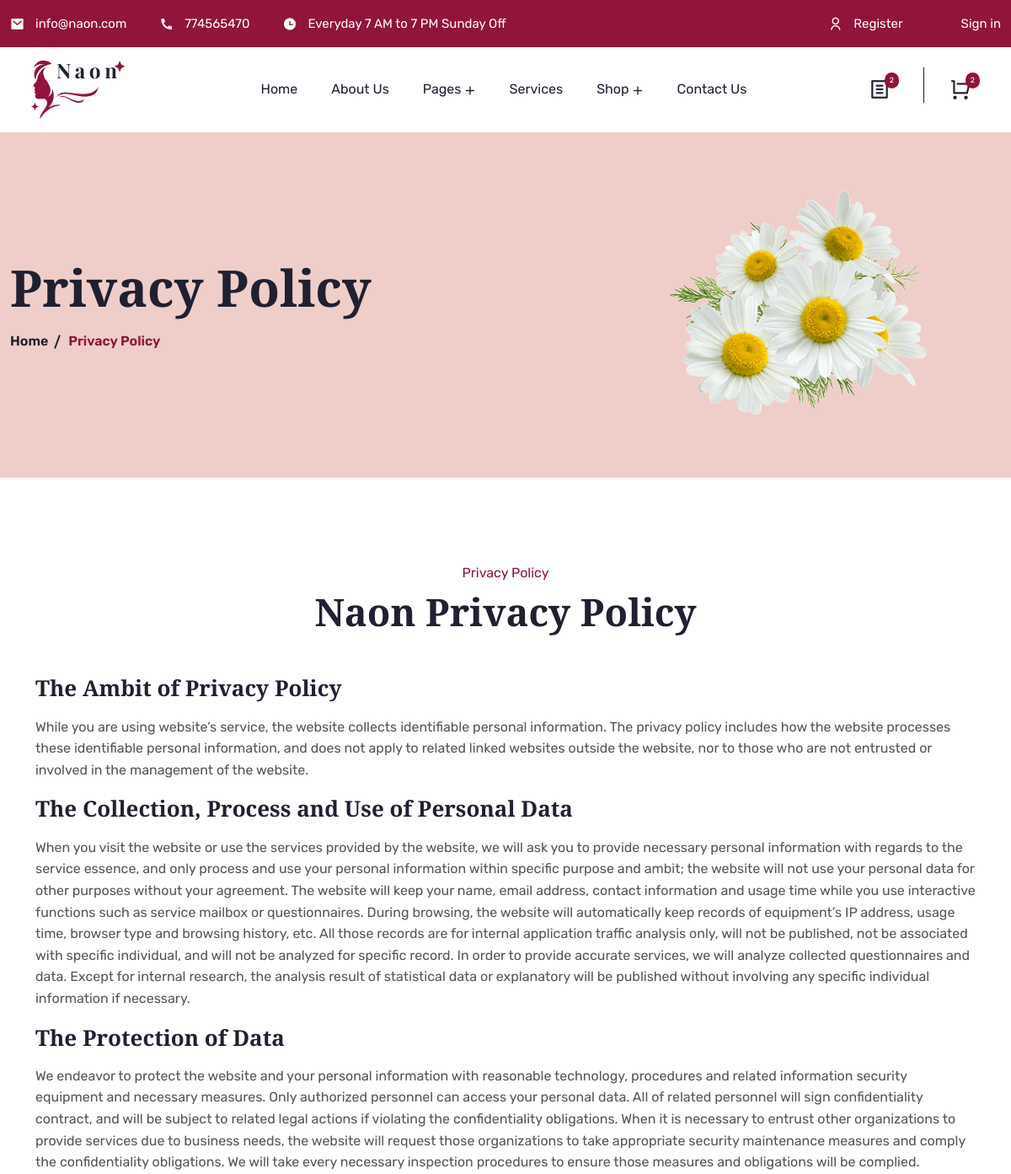
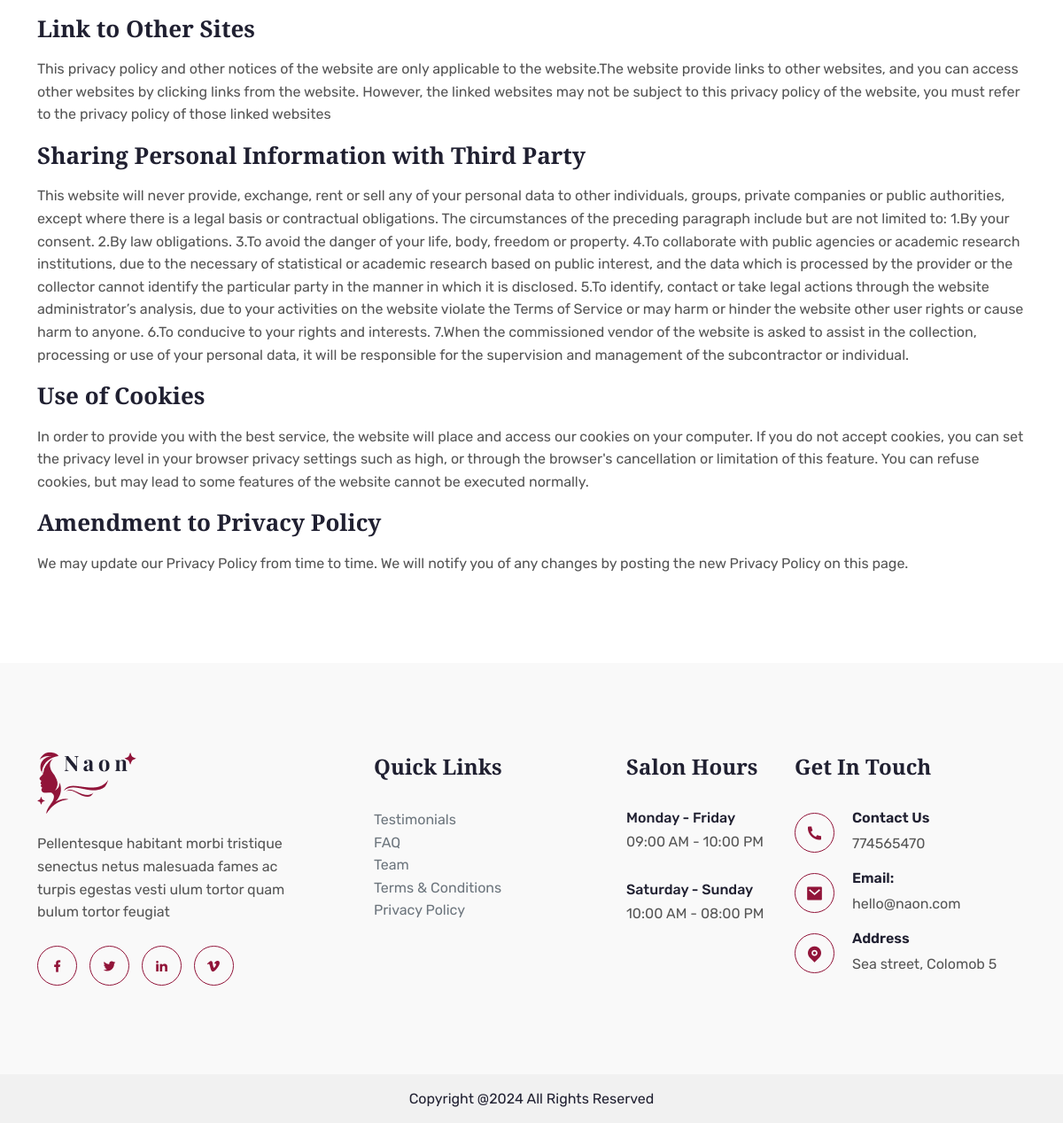
Screenshot of /privacy-policy.php with the database file from the repository (2 pictures, top to bottom).
### tables this page shows
CREATE TABLE `tbl_saloon_contact` (
  `ContactId` int(11) NOT NULL,
  `PhoneNumber` int(50) NOT NULL,
  `Email` varchar(255) NOT NULL,
  `AddressLine` varchar(255) NOT NULL,
  `City` varchar(255) NOT NULL
);

CREATE TABLE `tbl_privacy` (
  `PrivacyId` int(10) NOT NULL,
  `Title` varchar(255) NOT NULL,
  `Content` text NOT NULL,
  `AddDate` date NOT NULL,
  `AddUser` int(11) NOT NULL,
  `UpdateDate` date DEFAULT NULL,
  `UpdateUser` int(11) DEFAULT NULL,
  `Status` enum('0','1') NOT NULL DEFAULT '0'
);

### web/privacy-policy.php (the view, shortened to what this page needs)
<?php include 'header.php'; ?>
<?php include 'menu.php'; ?>
        <div class="inner-banner">
            <div class="container-fluid">
                <div class="row align-items-center">
                    <div class="col-lg-7 col-md-7">
                        <div class="inner-title">
                            <h3>Privacy Policy</h3>
                            <ul>
                                <li>
                                    <a href="index.php">Home</a>
                                </li>
                                <li>Privacy Policy</li>
                            </ul>
                        </div>
                    </div>
                    <div class="col-lg-5 col-md-5">
                        <div class="inner-img">
                            <img src="assets/images/inner-banner/inner-banner10.png" alt="Inner Banner">
                        </div>
                    </div>
                </div>
            </div>
        </div>
        <div class="privacy-policy-area pt-100 pb-70">
            <div class="container">
                <div class="section-title text-center">
                    <span>Privacy Policy</span>
                    <h2>Naon Privacy Policy</h2>
                </div>
                <div class="row pt-45">
                    <div class="col-lg-12">
                        <div class="single-content">
                        <?php
                            $db=dbConnection();
                            $sql="SELECT* FROM tbl_privacy";
                            $result = $db->query($sql);
                            if($result->num_rows>0){
                                while ($row = $result->fetch_assoc()) {
                                ?>
                            <h3><?=$row['Title']?></h3>
                            <p><?=$row['Content']?></p>
                        <?php
                                }
                            }
                        ?>
                        </div>
                    </div>
                </div>
            </div>
        </div>
<?php include 'footer.php'; ?>

### web/header.php (shortened to what this page needs)
<!doctype html>
<html lang="en">
    <head>
        <link rel="stylesheet" href="assets/css/plugins.css">
        <link rel="stylesheet" href="assets/css/iconplugins.css">
        <link rel="stylesheet" href="assets/css/style.css">
        <link rel="stylesheet" href="assets/css/responsive.css">
        <link rel="stylesheet" href="assets/css/theme-dark.css">
    </head>
    <body>

### web/menu.php
<?php
if(isset($_SESSION['userid'])){
    include 'loggedInMenu.php';
}else{
    include 'loggedOutMenu.php';
}
?>

### web/loggedOutMenu.php (shortened to what this page needs)
<header class="top-header">
    <div class="container-fluid">
        <div class="row align-items-center">
            <div class="col-lg-8 col-md-9">
                <div class="header-left">
                    <ul>
                        <?php
                        $db = dbConnection();
                        $sql = "SELECT* FROM tbl_saloon_contact";
                        $result = $db->query($sql);
                        if ($result->num_rows > 0) {
                            while ($row = $result->fetch_assoc()) {
                                ?>
                                <li>
                                    <i class="ri-mail-fill"></i>
                                    <a href="/cdn-cgi/l/email-protection#89e0e7efe6c9e7e8e6e7a7eae6e4"><span class="__cf_email__" data-cfemail="563f38303916383739387835393b"><?= $row['Email'] ?></span></a>
                                </li>
                                <li>
                                    <i class="ri-phone-fill"></i>
                                    <a href="tel:+123-456-778"><?= $row['PhoneNumber'] ?></a>
                                </li>
                                <li>
                                    <i class="ri-time-fill"></i>
                                    Everyday 7 AM to 7 PM Sunday Off
                                </li>
                                <?php
                            }
                        }
                        ?>
                    </ul>
                </div>
            </div>
            <div class="col-lg-4 col-md-3">
                <div class="header-right header-right-color authentication">
                    <ul class="#">
                        <li>
                            <a href="register.php">
                                <i class="ri-user-line"></i>Register
                            </a>
                        </li>
                        <li>
                            <a href="login.php">
                                Sign in
                            </a>
                        </li>
                    </ul>
                </div>
            </div>
        </div>
    </div>
</header>
<div class="navbar-area">
    <div class="desktop-nav nav-area">
        <div class="container-fluid">
            <nav class="navbar navbar-expand-md navbar-light ">
                <a class="navbar-brand" href="index.php">
                    <img src="assets/images/logos/logo.png" class="logo-one" alt="Logo">
                </a>
                <div class="collapse navbar-collapse mean-menu" id="navbarSupportedContent">
                    <ul class="navbar-nav m-auto">
                        <li class="nav-item">
                            <a href="index.php" class="nav-link">
                                Home
                            </a>
                        </li>
                        <li class="nav-item">
                            <a href="about.php" class="nav-link">
                                About Us
                            </a>
                        </li>
                        <li class="nav-item">
                            <a href="#" class="nav-link dropdown-toggle">
                                Pages
                            </a>
                        </li>
                        <li class="nav-item">
                            <a href="services.php" class="nav-link">
                                Services
                            </a>
                        </li>
                        <li class="nav-item">
                            <a href="#" class="nav-link dropdown-toggle">
                                Shop
                            </a>
                        </li>
                        <li class="nav-item">
                            <a href="contact.php" class="nav-link">
                                Contact Us
                            </a>
                        </li>
                    </ul>
                    <div class="others-options d-flex align-items-center">
                        <div class="optional-item">
                            <a class="optional-appointment-cart" href="booking_cart.php">
                                <i class="ri-file-list-line"></i>
                                <span>2</span>
                            </a>
                        </div>
                        <div class="optional-item">
                            <a class="optional-item-cart" href="cart.php">
                                <i class="ri-shopping-cart-line"></i>
                                <span>2</span>
                            </a>
                        </div>
                    </div>
                </div>
            </nav>
        </div>
    </div>
</div>

### web/footer.php (shortened to what this page needs)
<footer class="footer-area footer-bg">
    <div class="container pt-100 pb-70">
        <div class="row">
            <div class="col-lg-4 col-sm-6">
                <div class="footer-widget pe-5">
                    <div class="footer-logo">
                        <a href="index.php">
                            <img src="assets/images/logos/logo.png" class="footer-logo1" alt="Images">
                        </a>
                    </div>
                    <p>
                        Pellentesque habitant morbi tristique senectus netus malesuada fames ac turpis egestas vesti ulum tortor quam bulum tortor feugiat
                    </p>
                    <ul class="social-link">
                        <li>
                            <a href="https://www.facebook.com/" target="_blank">
                                <i class="ri-facebook-fill"></i>
                            </a>
                        </li>
                        <li>
                            <a href="https://twitter.com/" target="_blank">
                                <i class="ri-twitter-fill"></i>
                            </a>
                        </li>
                        <li>
                            <a href="https://www.linkedin.com/" target="_blank">
                                <i class="ri-linkedin-fill"></i>
                            </a>
                        </li>
                        <li>
                            <a href="https://vimeo.com/" target="_blank">
                                <i class="ri-vimeo-fill"></i>
                            </a>
                        </li>
                    </ul>
                </div>
            </div>
            <div class="col-lg-3 col-sm-6">
                <div class="footer-widget pe-2">
                    <h3>Quick Links</h3>
                    <ul class="list-unstyled text-small">
                        <li><a class="text-muted" href="testimonials.php">Testimonials</a></li>
                        <li><a class="text-muted" href="faq.php">FAQ</a></li>
                        <li><a class="text-muted" href="team.php">Team</a></li>
                        <li><a class="text-muted" href="terms-condition.php">Terms & Conditions</a></li>
                        <li><a class="text-muted" href="privacy-policy.php">Privacy Policy</a></li>
                    </ul>
                </div>
            </div>
            <div class="col-lg-2 col-sm-6">
                <div class="footer-widget ps-4">
                    <h3>Salon Hours</h3>
                    <ul class="salon-hours">
                        <li>
                            <div class="content">
                                <h3>Monday - Friday</h3>
                                <span>09:00 AM - 10:00 PM </span>
                            </div>
                        </li>
                        <li>
                            <div class="content">
                                <h3>Saturday - Sunday</h3>
                                <span>10:00 AM - 08:00 PM </span>
                            </div>
                        </li>
                    </ul>
                </div>
            </div>
            <div class="col-lg-3 col-sm-6">
                <div class="footer-widget ps-3">
                    <h3>Get In Touch</h3>
                    <ul class="footer-contact">
                        <?php
                        $db = dbConnection();
                        $sql = "SELECT* FROM tbl_saloon_contact";
                        $result = $db->query($sql);
                        if ($result->num_rows > 0) {
                            while ($row = $result->fetch_assoc()) {
                                ?>
                                <li>
                                    <i class="ri-phone-fill"></i>
                                    <div class="content">
                                        <h4>Contact Us</h4>
                                        <span><a href="tel:+123456778" target="_blank"><?=$row['PhoneNumber']?></a></span>
                                    </div>
                                </li>
                                <li>
                                    <i class="ri-mail-fill"></i>
                                    <div class="content">
                                        <h4>Email:</h4>
                                        <span><a href="/cdn-cgi/l/email-protection#d6beb3babab996b8b7b9b8f8b5b9bb" target="_blank"><span class="__cf_email__" data-cfemail="b9d1dcd5d5d6f9d7d8d6d797dad6d4"><?=$row['Email']?></span></a></span>
                                    </div>
                                </li>
                                <li>
                                    <i class="ri-map-pin-fill"></i>
                                    <div class="content">
                                        <h4>Address</h4>
                                        <span><?=$row['AddressLine']?>,</span>
                                        <span> <?=$row['City']?></span>
                                    </div>
                                </li>
                                <?php
                            }
                        }
                        ?>
                    </ul>
                </div>
            </div>
        </div>
    </div>
</footer>
<div class="copyright-area">
    <div class="container">
        <div class="copy-right-text text-center">
            <p>
                Copyright @<script data-cfasync="false" src="../../cdn-cgi/scripts/5c5dd728/cloudflare-static/email-decode.min.js"></script><script>document.write(new Date().getFullYear())</script> All Rights Reserved
            </p>
        </div>
    </div>
</div>
</body>
</html>

### web/assets/css/responsive.css (style rules this page uses)
@media only screen and (min-width:1200px) and (max-width:1299px) { .ps-3 { padding-left:0!important } }
@media only screen and (min-width:1200px) and (max-width:1299px) { .ps-4 { padding-left:0!important } }

### web/assets/css/theme-dark.css (style rules this page uses)
:root { --darkColor: #1d1d1d;--bgColor: #252525;--cardColor: #0e0e0e }

### rows the page displays
tbl_saloon_contact: PhoneNumber "774565470", AddressLine "Sea street", City "Colomob 5"
tbl_privacy: Title "The Ambit of Privacy Policy", Content "While you are using website’s service, the website collects identifiable personal information. The privacy policy includes how the website processes these identifiable personal information, and does not apply to related linked websites outside the website, nor to those who are not entrusted or involved in the management of the website."
tbl_privacy: Title "The Collection, Process and Use of Personal Data", Content "When you visit the website or use the services provided by the website, we will ask you to provide necessary personal information with regards to the service essence, and only process and use your personal information within specific purpose and ambit; the website will not use your personal data for other purposes without your agreement. The website will keep your name, email address, contact information and usage time while you use interactive functions such as service mailbox or questionnaires. During browsing, the website will automatically keep records of equipment’s IP address, usage time, browser type and browsing history, etc. All those records are for internal application traffic…"
tbl_privacy: Title "The Protection of Data", Content "We endeavor to protect the website and your personal information with reasonable technology, procedures and related information security equipment and necessary measures. Only authorized personnel can access your personal data. All of related personnel will sign confidentiality contract, and will be subject to related legal actions if violating the confidentiality obligations. When it is necessary to entrust other organizations to provide services due to business needs, the website will request those organizations to take appropriate security maintenance measures and comply the confidentiality obligations. We will take every necessary inspection procedures to ensure those measures and…"
tbl_privacy: Title "Link to Other Sites", Content "This privacy policy and other notices of the website are only applicable to the website.The website provide links to other websites, and you can access other websites by clicking links from the website. However, the linked websites may not be subject to this privacy policy of the website, you must refer to the privacy policy of those linked websites"
tbl_privacy: Title "Sharing Personal Information with Third Party", Content "This website will never provide, exchange, rent or sell any of your personal data to other individuals, groups, private companies or public authorities, except where there is a legal basis or contractual obligations. The circumstances of the preceding paragraph include but are not limited to: 1.By your consent. 2.By law obligations. 3.To avoid the danger of your life, body, freedom or property. 4.To collaborate with public agencies or academic research institutions, due to the necessary of statistical or academic research based on public interest, and the data which is processed by the provider or the collector cannot identify the particular party in the manner in which it is disclosed.…"
tbl_privacy: Title "Use of Cookies", Content "In order to provide you with the best service, the website will place and access our cookies on your computer. If you do not accept cookies, you can set the privacy level in your browser privacy settings such as high, or through the browser's cancellation or limitation of this feature. You can refuse cookies, but may lead to some features of the website cannot be executed normally."
tbl_privacy: Title "Amendment to Privacy Policy", Content "We may update our Privacy Policy from time to time. We will notify you of any changes by posting the new Privacy Policy on this page."
